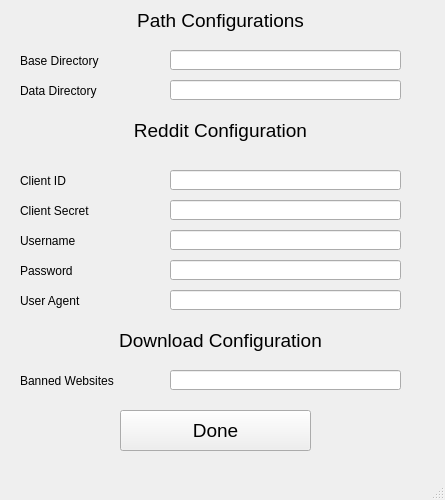
<?xml version="1.0" encoding="UTF-8"?>
<ui version="4.0">
 <class>Config_Check</class>
 <widget class="QMainWindow" name="Config_Check">
  <property name="geometry">
   <rect>
    <x>0</x>
    <y>0</y>
    <width>445</width>
    <height>500</height>
   </rect>
  </property>
  <property name="windowTitle">
   <string>Reddit Post Archiver</string>
  </property>
  <widget class="QWidget" name="centralwidget">
   <widget class="QPushButton" name="doneButton">
    <property name="geometry">
     <rect>
      <x>120</x>
      <y>410</y>
      <width>191</width>
      <height>41</height>
     </rect>
    </property>
    <property name="font">
     <font>
      <pointsize>14</pointsize>
     </font>
    </property>
    <property name="text">
     <string>Done</string>
    </property>
   </widget>
   <widget class="QLabel" name="label">
    <property name="geometry">
     <rect>
      <x>20</x>
      <y>50</y>
      <width>141</width>
      <height>21</height>
     </rect>
    </property>
    <property name="text">
     <string>Base Directory</string>
    </property>
   </widget>
   <widget class="QLabel" name="label_3">
    <property name="geometry">
     <rect>
      <x>0</x>
      <y>0</y>
      <width>441</width>
      <height>41</height>
     </rect>
    </property>
    <property name="font">
     <font>
      <pointsize>14</pointsize>
     </font>
    </property>
    <property name="text">
     <string>Path Configurations</string>
    </property>
    <property name="alignment">
     <set>Qt::AlignCenter</set>
    </property>
   </widget>
   <widget class="QLabel" name="label_4">
    <property name="geometry">
     <rect>
      <x>20</x>
      <y>200</y>
      <width>141</width>
      <height>21</height>
     </rect>
    </property>
    <property name="text">
     <string>Client Secret</string>
    </property>
   </widget>
   <widget class="QLabel" name="label_5">
    <property name="geometry">
     <rect>
      <x>20</x>
      <y>170</y>
      <width>141</width>
      <height>21</height>
     </rect>
    </property>
    <property name="text">
     <string>Client ID</string>
    </property>
   </widget>
   <widget class="QLabel" name="label_6">
    <property name="geometry">
     <rect>
      <x>0</x>
      <y>110</y>
      <width>441</width>
      <height>41</height>
     </rect>
    </property>
    <property name="font">
     <font>
      <pointsize>14</pointsize>
     </font>
    </property>
    <property name="text">
     <string>Reddit Configuration</string>
    </property>
    <property name="alignment">
     <set>Qt::AlignCenter</set>
    </property>
   </widget>
   <widget class="QLabel" name="label_7">
    <property name="geometry">
     <rect>
      <x>20</x>
      <y>260</y>
      <width>141</width>
      <height>21</height>
     </rect>
    </property>
    <property name="text">
     <string>Password</string>
    </property>
   </widget>
   <widget class="QLabel" name="label_8">
    <property name="geometry">
     <rect>
      <x>20</x>
      <y>230</y>
      <width>141</width>
      <height>21</height>
     </rect>
    </property>
    <property name="text">
     <string>Username</string>
    </property>
   </widget>
   <widget class="QLabel" name="label_9">
    <property name="geometry">
     <rect>
      <x>20</x>
      <y>290</y>
      <width>141</width>
      <height>21</height>
     </rect>
    </property>
    <property name="text">
     <string>User Agent</string>
    </property>
   </widget>
   <widget class="QLabel" name="label_11">
    <property name="geometry">
     <rect>
      <x>20</x>
      <y>370</y>
      <width>141</width>
      <height>21</height>
     </rect>
    </property>
    <property name="text">
     <string>Banned Websites</string>
    </property>
   </widget>
   <widget class="QLabel" name="label_12">
    <property name="geometry">
     <rect>
      <x>0</x>
      <y>320</y>
      <width>441</width>
      <height>41</height>
     </rect>
    </property>
    <property name="font">
     <font>
      <pointsize>14</pointsize>
     </font>
    </property>
    <property name="text">
     <string>Download Configuration</string>
    </property>
    <property name="alignment">
     <set>Qt::AlignCenter</set>
    </property>
   </widget>
   <widget class="QLabel" name="label_2">
    <property name="geometry">
     <rect>
      <x>20</x>
      <y>80</y>
      <width>141</width>
      <height>21</height>
     </rect>
    </property>
    <property name="text">
     <string>Data Directory</string>
    </property>
   </widget>
   <widget class="QLineEdit" name="baseDirectory">
    <property name="geometry">
     <rect>
      <x>170</x>
      <y>50</y>
      <width>231</width>
      <height>20</height>
     </rect>
    </property>
   </widget>
   <widget class="QLineEdit" name="dataDirectory">
    <property name="geometry">
     <rect>
      <x>170</x>
      <y>80</y>
      <width>231</width>
      <height>20</height>
     </rect>
    </property>
   </widget>
   <widget class="QLineEdit" name="client_id">
    <property name="geometry">
     <rect>
      <x>170</x>
      <y>170</y>
      <width>231</width>
      <height>20</height>
     </rect>
    </property>
   </widget>
   <widget class="QLineEdit" name="user_agent">
    <property name="geometry">
     <rect>
      <x>170</x>
      <y>290</y>
      <width>231</width>
      <height>20</height>
     </rect>
    </property>
   </widget>
   <widget class="QLineEdit" name="client_secret">
    <property name="geometry">
     <rect>
      <x>170</x>
      <y>200</y>
      <width>231</width>
      <height>20</height>
     </rect>
    </property>
   </widget>
   <widget class="QLineEdit" name="username">
    <property name="geometry">
     <rect>
      <x>170</x>
      <y>230</y>
      <width>231</width>
      <height>20</height>
     </rect>
    </property>
   </widget>
   <widget class="QLineEdit" name="password">
    <property name="geometry">
     <rect>
      <x>170</x>
      <y>260</y>
      <width>231</width>
      <height>20</height>
     </rect>
    </property>
   </widget>
   <widget class="QLineEdit" name="banned">
    <property name="geometry">
     <rect>
      <x>170</x>
      <y>370</y>
      <width>231</width>
      <height>20</height>
     </rect>
    </property>
   </widget>
  </widget>
  <widget class="QMenuBar" name="menubar">
   <property name="geometry">
    <rect>
     <x>0</x>
     <y>0</y>
     <width>445</width>
     <height>22</height>
    </rect>
   </property>
  </widget>
  <widget class="QStatusBar" name="statusbar"/>
 </widget>
 <resources/>
 <connections/>
</ui>
